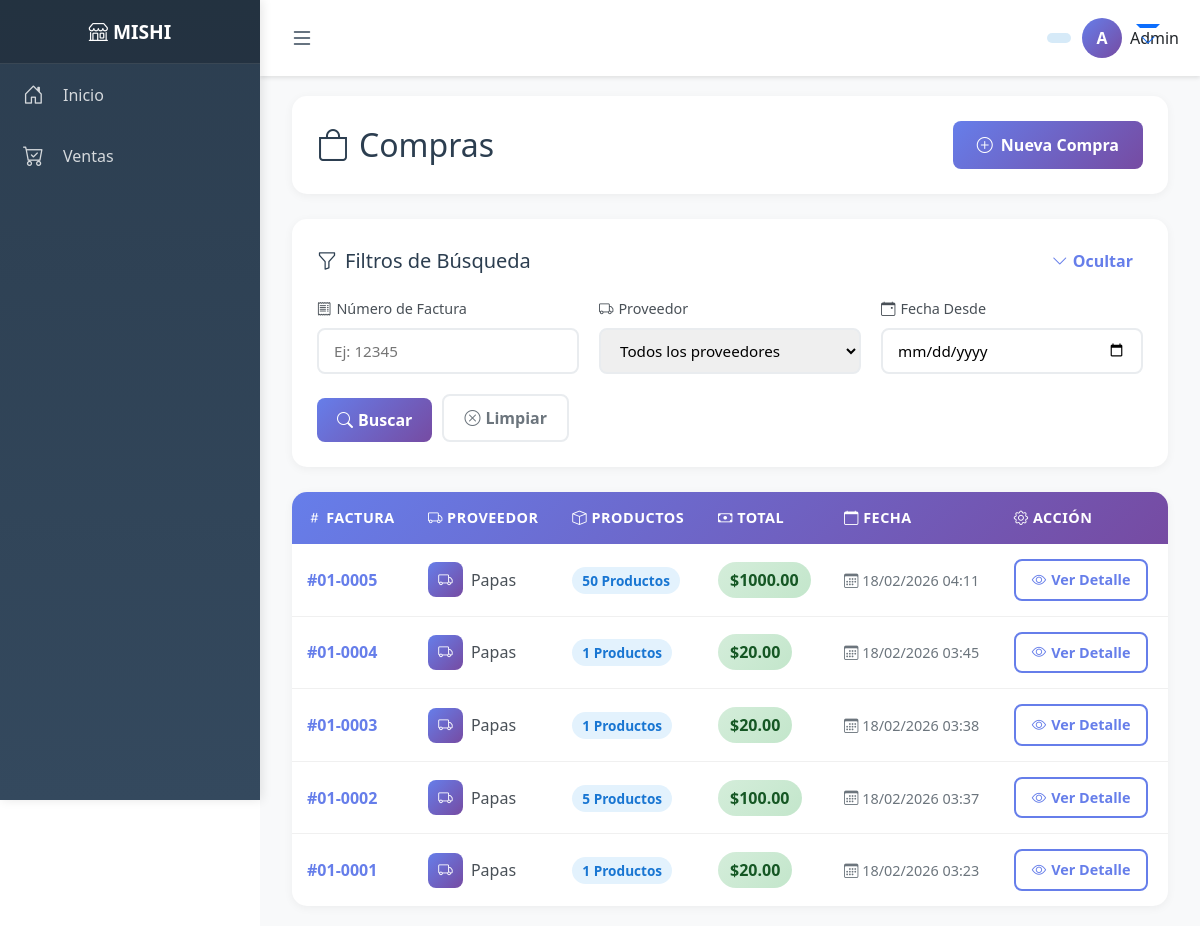
Before: /inventario/compras/ (signed in) with the older database file.
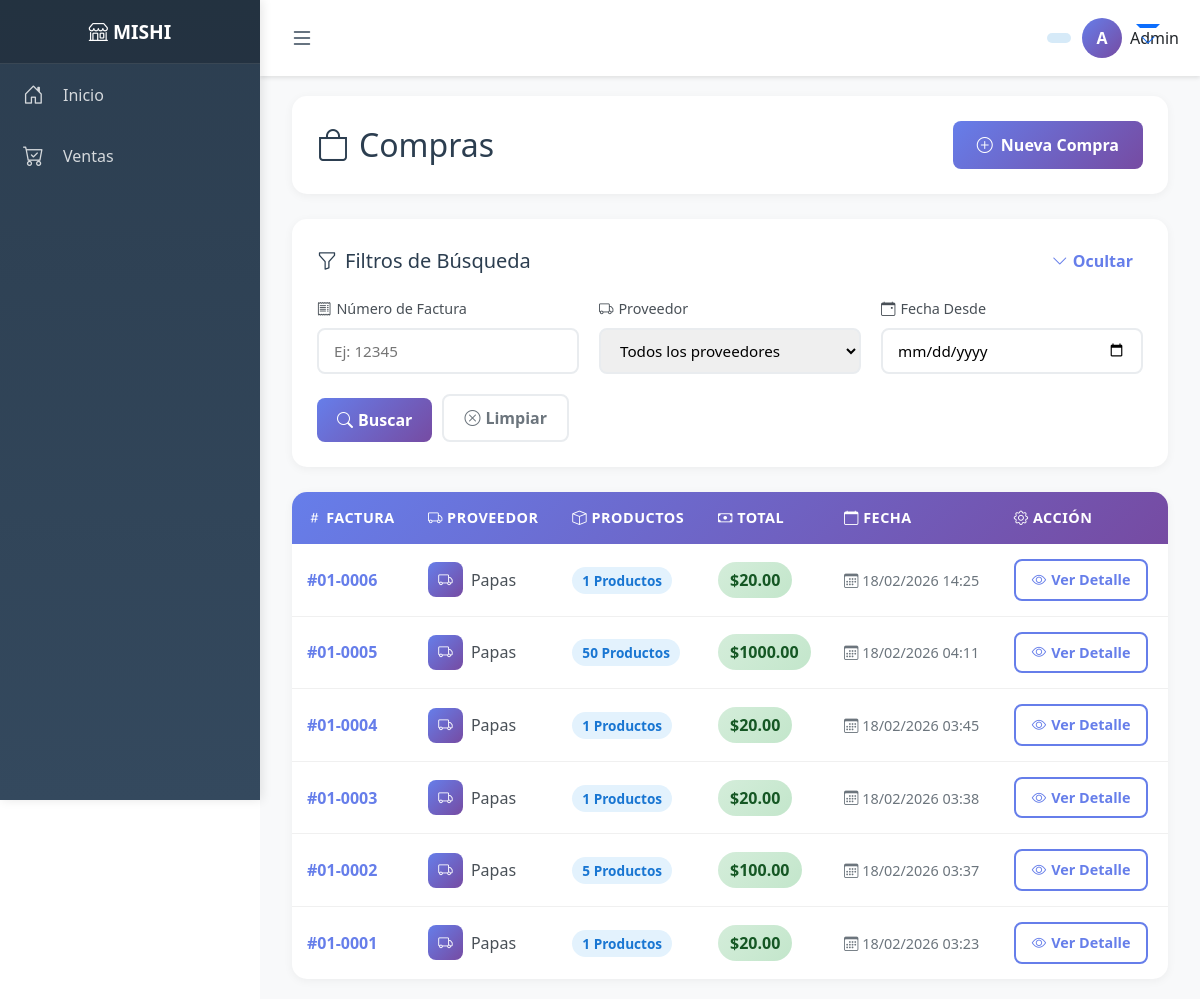
After: the same page with the newer database file.
### inventario/models.py (models this page shows, shortened)
class Compra(models.Model): # Negocio, Proveedor, Numero factura, Total, Total productos, Fecha
    negocio = models.ForeignKey(Negocio, on_delete=models.CASCADE)
    proveedor = models.ForeignKey(Proveedor, on_delete=models.CASCADE)
    numero_factura = models.CharField(max_length=20, unique=True)
    total = models.DecimalField(max_digits=12, decimal_places=2, default=0)
    total_productos = models.PositiveIntegerField(default=0)
    fecha = models.DateTimeField(auto_now_add=True)

### proveedores/models.py (models this page shows, shortened)
class Proveedor(models.Model):
    negocio = models.ForeignKey(
        Negocio,
        on_delete=models.CASCADE,
        related_name="proveedores"
    )
    nombre = models.CharField(max_length=150)
    telefono = models.CharField(max_length=20, blank=True, null=True)
    email = models.EmailField(blank=True, null=True)
    direccion = models.TextField(blank=True, null=True)
    creado_en = models.DateTimeField(auto_now_add=True)

### inventario/views.py (the view)
# urls.py: path("compras/", views.lista_compras, name="lista_compras"),
@login_required
def lista_compras(request):
    negocio_id = request.session.get('negocio_id')
    if not negocio_id:
        messages.error(request, "No hay un negocio activo seleccionado")
        return redirect('seleccionar_negocio')
    compras = Compra.objects.filter(
        negocio_id=negocio_id
    ).select_related('proveedor')
    factura = request.GET.get('factura', '').strip()
    proveedor_id = request.GET.get('proveedor', '').strip()
    fecha_desde = request.GET.get('fecha_desde', '').strip()
    fecha_hasta = request.GET.get('fecha_hasta', '').strip()
    if factura:
        compras = compras.filter(numero_factura__icontains=factura)
    if proveedor_id:
        compras = compras.filter(proveedor_id=proveedor_id)
    if fecha_desde:
        try:
            fecha_desde_dt = datetime.strptime(fecha_desde, '%Y-%m-%d')
            compras = compras.filter(fecha__gte=fecha_desde_dt)
        except ValueError:
            pass
    compras = compras.order_by('-fecha')
    negocio = get_negocio_activo(request)
    proveedores = Proveedor.objects.filter(negocio=negocio)
    return render(request, 'inventario/lista_compras.html', {
        'compras': compras,
        'proveedores': proveedores,
    })

### negocios/utils.py (called while the page is built)
def get_negocio_activo(request):
    negocio_id = request.session.get("negocio_id")
    if negocio_id:
        try:
            return Negocio.objects.filter(id=negocio_id).first()
        except Negocio.DoesNotExist:
            return None
    return None

### usuarios/context_processors.py (called while the page is built)
def rol_usuario_context(request):
    rol = None
    if request.user.is_authenticated:
        negocio_id = request.session.get("negocio_id")
        if negocio_id:
            relacion = UsuarioNegocio.objects.filter(
                usuario=request.user,
                negocio_id=negocio_id
            ).first()
            if relacion:
                rol = relacion.rol
    return {
        'rol_usuario': rol
    }

### inventario/templates/inventario/lista_compras.html (shortened to what this page needs)
{% extends 'base.html' %}
{% block content %}
<div class="container-fluid">
    <div class="page-header">
        <h2>
            <i class="bi bi-bag"></i>
            Compras
        </h2>
        <a href="{% url 'nueva_compra' %}" class="btn-add">
            <i class="bi bi-plus-circle"></i>
            Nueva Compra
        </a>
    </div>
    <div class="filters-card">
        <div class="filters-header">
            <h5>
                <i class="bi bi-funnel"></i>
                Filtros de Búsqueda
            </h5>
            <button class="toggle-filters" onclick="toggleFilters()">
                <i class="bi bi-chevron-down" id="toggleIcon"></i>
                <span id="toggleText">Ocultar</span>
            </button>
        </div>
        <form method="GET" action="{% url 'lista_compras' %}" id="filterForm">
            <div class="filters-content" id="filtersContent">
                <div class="filter-group">
                    <label for="factura">
                        <i class="bi bi-receipt"></i>
                        Número de Factura
                    </label>
                    <input
                        type="text"
                        id="factura"
                        name="factura"
                        class="filter-input"
                        placeholder="Ej: 12345"
                        value="{{ request.GET.factura }}"
                    >
                </div>
                <div class="filter-group">
                    <label for="proveedor">
                        <i class="bi bi-truck"></i>
                        Proveedor
                    </label>
                    <select name="proveedor" id="proveedor" class="filter-input">
                        <option value="">Todos los proveedores</option>
                    </select>
                </div>
                <div class="filter-group">
                    <label for="fecha_desde">
                        <i class="bi bi-calendar-event"></i>
                        Fecha Desde
                    </label>
                    <input
                        type="date"
                        id="fecha_desde"
                        name="fecha_desde"
                        class="filter-input"
                        value="{{ request.GET.fecha_desde }}"
                    >
                </div>
                <div class="filter-actions">
                    <button type="submit" class="btn-filter">
                        <i class="bi bi-search"></i>
                        Buscar
                    </button>
                    <a href="{% url 'lista_compras' %}" class="btn-clear">
                        <i class="bi bi-x-circle"></i>
                        Limpiar
                    </a>
                </div>
            </div>
        </form>
    </div>
    {% if compras %}
    <div class="table-card">
        <div class="table-responsive">
            <table class="compras-table">
                <thead>
                    <tr>
                        <th><i class="bi bi-hash"></i> Factura</th>
                        <th><i class="bi bi-truck"></i> Proveedor</th>
                        <th><i class="bi bi-box"></i> Productos</th>
                        <th><i class="bi bi-cash"></i> Total</th>
                        <th><i class="bi bi-calendar"></i> Fecha</th>
                        <th><i class="bi bi-gear"></i> Acción</th>
                    </tr>
                </thead>
                <tbody>
                    {% for compra in compras %}
                    <tr>
                        <td>
                            <span class="compra-id">#{{ compra.numero_factura }}</span>
                        </td>
                        <td>
                            <div class="proveedor-name">
                                <div class="proveedor-icon">
                                    <i class="bi bi-truck"></i>
                                </div>
                                {{ compra.proveedor.nombre }}
                            </div>
                        </td>
                        <td>
                            <span class="productos-count">
                                {{ compra.total_productos }} Productos
                            </span>
                        </td>
                        <td>
                            <span class="total-badge">
                                ${{ compra.total|floatformat:2 }}
                            </span>
                        </td>
                        <td>
                            <span class="fecha">
                                <i class="bi bi-calendar3"></i>
                                {{ compra.fecha|date:"d/m/Y H:i" }}
                            </span>
                        </td>
                        <td>
                            <a href="{% url 'detalle_compra' compra.id %}" class="btn-view">
                                <i class="bi bi-eye"></i>
                                Ver Detalle
                            </a>
                        </td>
                    </tr>
                    {% endfor %}
                </tbody>
            </table>
        </div>
    </div>
    {% endif %}
</div>
{% endblock %}

### templates/base.html (shortened to what this page needs)
<!DOCTYPE html>
<html lang="es">
<head>
    <link href="https://cdn.jsdelivr.net/npm/bootstrap@5.3.0/dist/css/bootstrap.min.css" rel="stylesheet">
    <link rel="stylesheet" href="https://cdn.jsdelivr.net/npm/bootstrap-icons@1.11.0/font/bootstrap-icons.css">
</head>
<body>
    <nav class="sidebar" id="sidebar">
        <div class="sidebar-header">
            <h4><i class="bi bi-shop"></i> <span class="menu-text">MISHI</span></h4>
        </div>
        <ul class="sidebar-menu">
            <li>
                <a href="/">
                    <i class="bi bi-house-door"></i>
                    <span class="menu-text">Inicio</span>
                </a>
            </li>
            <li>
                <a href="{% url 'nueva_venta' %}">
                    <i class="bi bi-cart-check"></i>
                    <span class="menu-text">Ventas</span>
                </a>
            </li>
    </nav>
    <div class="main-content">
        <div class="top-navbar">
            <button class="toggle-btn" onclick="toggleSidebar()">
                <i class="bi bi-list"></i>
            </button>
            <div class="user-info">
                {% if user.is_authenticated %}
                    <span class="role-badge">
                    </span>
                    <div class="dropdown">
                        <button class="btn btn-link text-decoration-none dropdown-toggle d-flex align-items-center p-0" type="button" data-bs-toggle="dropdown">
                            <div class="user-avatar">
                                {{ user.username|slice:":1"|upper }}
                            </div>
                            <span class="ms-2 text-dark">{{ user.username }}</span>
                        </button>
                    </div>
                {% else %}
                    <a href="/login/" class="btn btn-primary btn-sm">
                        <i class="bi bi-box-arrow-in-right"></i> <span class="d-none d-sm-inline">Iniciar Sesión</span>
                    </a>
                {% endif %}
            </div>
        </div>
        <div class="content-wrapper">
            {% block content %}{% endblock %}
        </div>
    </div>
</body>
</html>

### templates/base.html (style rules this page uses)
.btn-add { padding: 12px 24px; background: linear-gradient(135deg, #667eea 0%, #764ba2 100%); color: white; border: none; border-radius: 8px; font-weight: 600; cursor: pointer; transition: all 0.3s; text-decoration: none; display: flex; align-items: center; gap: 8px; }
:root { --sidebar-width: 260px; --sidebar-collapsed-width: 70px; }
* { margin: 0; padding: 0; box-sizing: border-box; }
body { font-family: 'Segoe UI', Tahoma, Geneva, Verdana, sans-serif; overflow-x: hidden; }
.sidebar { position: fixed; top: 0; left: 0; height: 100vh; width: var(--sidebar-width); background: linear-gradient(180deg, #2c3e50 0%, #34495e 100%); color: white; transition: all 0.3s ease; overflow-y: auto; overflow-x: hidden; z-index: 1000; box-shadow: 2px 0 10px rgba(0,0,0,0.1); }
.sidebar-header { padding: 20px; text-align: center; border-bottom: 1px solid rgba(255,255,255,0.1); background: rgba(0,0,0,0.2); }
.sidebar-header h4 { margin: 0; font-size: 1.2rem; font-weight: 600; }
.sidebar-menu { list-style: none; padding: 0; margin: 0; }
.sidebar-menu li { position: relative; }
.sidebar-menu a { display: flex; align-items: center; padding: 15px 20px; color: rgba(255,255,255,0.8); text-decoration: none; transition: all 0.3s; border-left: 3px solid transparent; }
.sidebar-menu a i { font-size: 1.3rem; min-width: 30px; }
.sidebar-menu a .menu-text { margin-left: 10px; white-space: nowrap; }
.dropdown-toggle::after { content: '\f282'; font-family: 'bootstrap-icons'; position: absolute; right: 20px; transition: transform 0.3s; }
.main-content { margin-left: var(--sidebar-width); transition: margin-left 0.3s ease; min-height: 100vh; background: #f8f9fa; }
.top-navbar { background: white; padding: 15px 20px; box-shadow: 0 2px 4px rgba(0,0,0,0.1); display: flex; justify-content: space-between; align-items: center; position: sticky; top: 0; z-index: 100; }
.toggle-btn { background: none; border: none; font-size: 1.5rem; color: #2c3e50; cursor: pointer; padding: 5px 10px; }
.user-info { display: flex; align-items: center; gap: 10px; }
.user-avatar { width: 40px; height: 40px; border-radius: 50%; background: linear-gradient(135deg, #667eea 0%, #764ba2 100%); display: flex; align-items: center; justify-content: center; color: white; font-weight: bold; flex-shrink: 0; }
.content-wrapper { padding: 20px; }
.role-badge { background: rgba(52, 152, 219, 0.2); color: #3498db; padding: 5px 12px; border-radius: 20px; font-size: 0.85rem; font-weight: 500; white-space: nowrap; }
.page-header { background: white; border-radius: 15px; padding: 25px; margin-bottom: 25px; box-shadow: 0 2px 10px rgba(0,0,0,0.05); display: flex; justify-content: space-between; align-items: center; flex-wrap: wrap; gap: 15px; }
.page-header h2 { color: #2c3e50; margin: 0; display: flex; align-items: center; gap: 10px; }
.compras-table { width: 100%; border-collapse: collapse; margin: 0; }
.compras-table thead { background: linear-gradient(135deg, #667eea 0%, #764ba2 100%); color: white; }
.compras-table thead th { padding: 12px 15px; text-align: left; font-weight: 600; font-size: 0.9rem; text-transform: uppercase; letter-spacing: 0.5px; }
.compras-table tbody tr { border-bottom: 1px solid #f0f0f0; transition: background 0.2s; animation: slideIn 0.3s ease; }
.compras-table tbody tr:last-child { border-bottom: none; }
.compras-table tbody td { padding: 12px 15px; color: #495057; }
.table-responsive { overflow-x: auto; border-radius: 8px; overflow: hidden; }
.total-badge { background: linear-gradient(135deg, #d4edda 0%, #c3e6cb 100%); color: #155724; padding: 6px 12px; border-radius: 20px; font-weight: 600; display: inline-block; }

Changed rows visible on the page:
added Compra: numero_factura "01-0006", proveedor.nombre "Papas", total_productos "1", total "20.00", fecha "18/02/2026 14:25"
